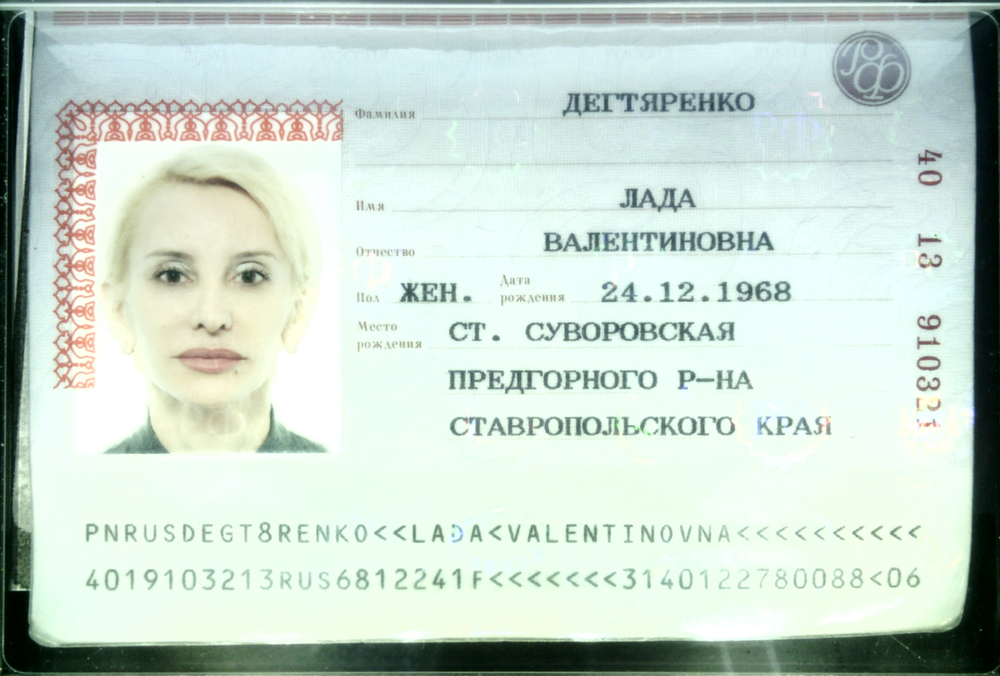
#> input picture template_sources/passport.png, 1000 x 676 px, shrunk from 1933 x 1306 before the run
$ python -i utils.py   (imports and definitions only)
#> lines starting #> are read from the running program, lines starting #| are printed output that depends on the picture
import typing
import numpy as np
import cv2

def _remove_noise(img):
    # blur
    blur = cv2.GaussianBlur(img, (0, 0), sigmaX=33, sigmaY=33)
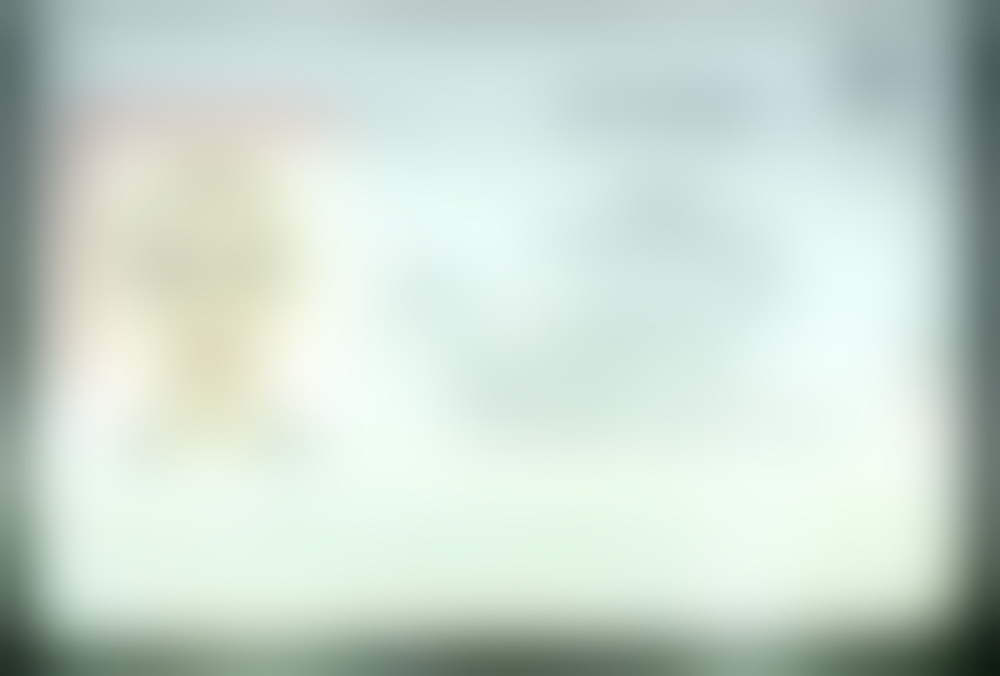
#> blur: shape (676, 1000, 3); mean R, G, B 200.9, 216.5, 206.4

    # divide
    divide = cv2.divide(img, blur, scale=255)
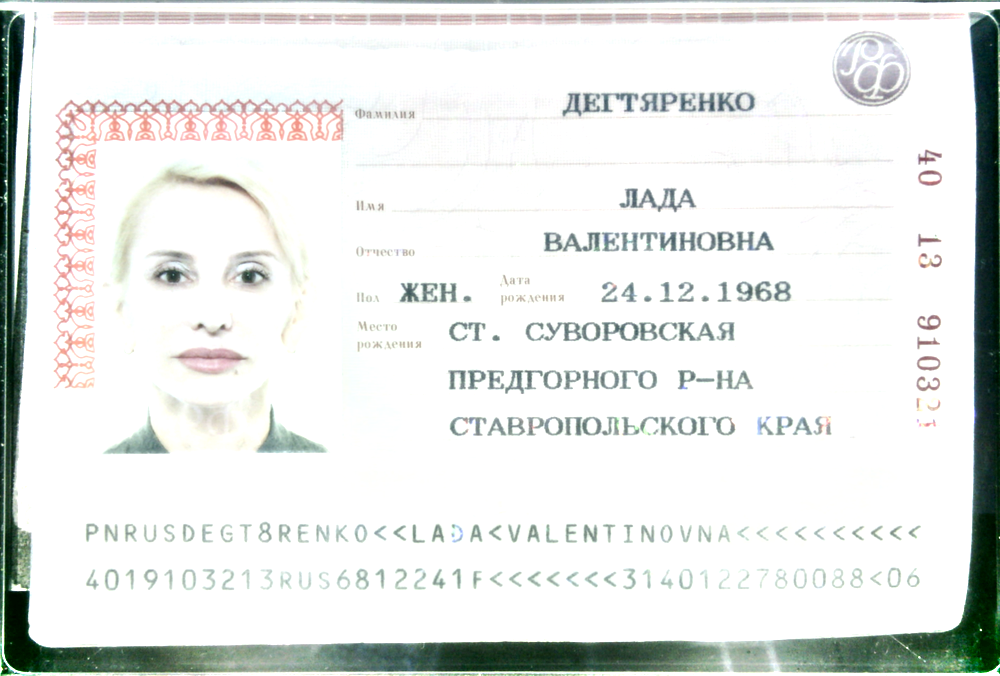
#> divide: shape (676, 1000, 3); mean R, G, B 230, 232.4, 230.3

    # otsu threshold
#> (the run stopped early here; a loop or call above may not have finished)
